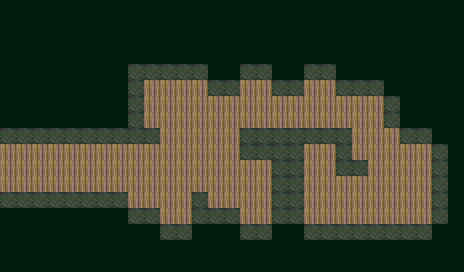

A 2D game scene composited from a Tiled map and its tileset images. What follows is a short description and the map's XML, with every tile layer's data as written:
An orthogonal 29x17 tile map with 16x16 px tiles, 4 tile layers (ground, ground2, foreground, wall).

<map version="1.0" orientation="orthogonal" width="29" height="17" tilewidth="16" tileheight="16">
 <tileset firstgid="1" name="mapchip" tilewidth="16" tileheight="16">
  <image source="tile/mapchip.png" width="1024" height="1024" />
 </tileset>
 <layer name="ground" width="29" height="17">
  <data encoding="csv">
2050,2050,2050,2050,2050,2050,2050,2050,2050,2050,2050,2050,2050,2050,2050,2050,2050,2050,2050,2050,2050,2050,2050,2050,2050,2050,2050,2050,2050,
2050,2050,2050,2050,2050,2050,2050,2050,2050,2050,2050,2050,2050,2050,2050,2050,2050,2050,2050,2050,2050,2050,2050,2050,2050,2050,2050,2050,2050,
2050,2050,2050,2050,2050,2050,2050,2050,2050,2050,2050,2050,2050,2050,2050,2050,2050,2050,2050,2050,2050,2050,2050,2050,2050,2050,2050,2050,2050,
2050,2050,2050,2050,2050,2050,2050,2050,2050,2050,2050,2050,2050,2050,2050,2050,2050,2050,2050,2050,2050,2050,2050,2050,2050,2050,2050,2050,2050,
2050,2050,2050,2050,2050,2050,2050,2050,2050,2050,2050,2050,2050,2050,2050,2050,2050,2050,2050,2050,2050,2050,2050,2050,2050,2050,2050,2050,2050,
2050,2050,2050,2050,2050,2050,2050,2050,2050,2402,2402,2402,2402,2050,2050,2402,2402,2050,2050,2402,2402,2050,2050,2050,2050,2050,2050,2050,2050,
2050,2050,2050,2050,2050,2050,2050,2050,2050,2402,2402,2402,2402,2402,2402,2402,2402,2402,2402,2402,2402,2402,2402,2402,2050,2050,2050,2050,2050,
2050,2050,2050,2050,2050,2050,2050,2050,2050,2402,2402,2402,2402,2402,2402,2402,2402,2402,2402,2402,2402,2402,2402,2402,2050,2050,2050,2050,2050,
2050,2050,2050,2050,2050,2050,2050,2050,2050,2050,2402,2402,2402,2402,2402,2050,2050,2050,2050,2050,2050,2050,2402,2402,2402,2050,2050,2050,2050,
2402,2402,2402,2402,2402,2402,2402,2402,2402,2402,2402,2402,2402,2402,2402,2050,2050,2050,2050,2402,2402,2050,2402,2402,2402,2402,2402,2050,2050,
2402,2402,2402,2402,2402,2402,2402,2402,2402,2402,2402,2402,2402,2402,2402,2402,2402,2050,2050,2402,2402,2050,2050,2402,2402,2402,2402,2050,2050,
2402,2402,2402,2402,2402,2402,2402,2402,2402,2402,2402,2402,2402,2402,2402,2402,2402,2050,2050,2402,2402,2402,2402,2402,2402,2402,2402,2050,2050,
2050,2050,2050,2050,2050,2050,2050,2050,2402,2402,2402,2402,2050,2402,2402,2402,2402,2050,2050,2402,2402,2402,2402,2402,2402,2402,2402,2050,2050,
2050,2050,2050,2050,2050,2050,2050,2050,2050,2050,2402,2402,2050,2050,2050,2402,2402,2050,2050,2402,2402,2402,2402,2402,2402,2402,2402,2050,2050,
2050,2050,2050,2050,2050,2050,2050,2050,2050,2050,2050,2050,2050,2050,2050,2050,2050,2050,2050,2050,2050,2050,2050,2050,2050,2050,2050,2050,2050,
2050,2050,2050,2050,2050,2050,2050,2050,2050,2050,2050,2050,2050,2050,2050,2050,2050,2050,2050,2050,2050,2050,2050,2050,2050,2050,2050,2050,2050,
2050,2050,2050,2050,2050,2050,2050,2050,2050,2050,2050,2050,2050,2050,2050,2050,2050,2050,2050,2050,2050,2050,2050,2050,2050,2050,2050,2050,2050
</data>
 </layer>
 <layer name="ground2" width="29" height="17">
  <data encoding="csv">
0,0,0,0,0,0,0,0,0,0,0,0,0,0,0,0,0,0,0,0,0,0,0,0,0,0,0,0,0,
0,0,0,0,0,0,0,0,0,0,0,0,0,0,0,0,0,0,0,0,0,0,0,0,0,0,0,0,0,
0,0,0,0,0,0,0,0,0,0,0,0,0,0,0,0,0,0,0,0,0,0,0,0,0,0,0,0,0,
0,0,0,0,0,0,0,0,0,0,0,0,0,0,0,0,0,0,0,0,0,0,0,0,0,0,0,0,0,
0,0,0,0,0,0,0,0,0,0,0,0,0,0,0,0,0,0,0,0,0,0,0,0,0,0,0,0,0,
0,0,0,0,0,0,0,0,0,0,0,0,0,0,0,0,0,0,0,0,0,0,0,0,0,0,0,0,0,
0,0,0,0,0,0,0,0,0,0,0,0,0,0,0,0,0,0,0,0,0,0,0,0,0,0,0,0,0,
0,0,0,0,0,0,0,0,0,0,0,0,0,0,0,0,0,0,0,0,0,0,0,0,0,0,0,0,0,
0,0,0,0,0,0,0,0,0,0,0,0,0,0,0,0,0,0,0,0,0,0,0,0,0,0,0,0,0,
0,0,0,0,0,0,0,0,0,0,0,0,0,0,0,0,0,0,0,0,0,0,0,0,0,0,0,0,0,
0,0,0,0,0,0,0,0,0,0,0,0,0,0,0,0,0,0,0,0,0,0,0,0,0,0,0,0,0,
0,0,0,0,0,0,0,0,0,0,0,0,0,0,0,0,0,0,0,0,0,0,0,0,0,0,0,0,0,
0,0,0,0,0,0,0,0,0,0,0,0,0,0,0,0,0,0,0,0,0,0,0,0,0,0,0,0,0,
0,0,0,0,0,0,0,0,0,0,0,0,0,0,0,0,0,0,0,0,0,0,0,0,0,0,0,0,0,
0,0,0,0,0,0,0,0,0,0,0,0,0,0,0,0,0,0,0,0,0,0,0,0,0,0,0,0,0,
0,0,0,0,0,0,0,0,0,0,0,0,0,0,0,0,0,0,0,0,0,0,0,0,0,0,0,0,0,
0,0,0,0,0,0,0,0,0,0,0,0,0,0,0,0,0,0,0,0,0,0,0,0,0,0,0,0,0
</data>
 </layer>
 <layer name="foreground" width="29" height="17">
  <data encoding="csv">
0,0,0,0,0,0,0,0,0,0,0,0,0,0,0,0,0,0,0,0,0,0,0,0,0,0,0,0,0,
0,0,0,0,0,0,0,0,0,0,0,0,0,0,0,0,0,0,0,0,0,0,0,0,0,0,0,0,0,
0,0,0,0,0,0,0,0,0,0,0,0,0,0,0,0,0,0,0,0,0,0,0,0,0,0,0,0,0,
0,0,0,0,0,0,0,0,0,0,0,0,0,0,0,0,0,0,0,0,0,0,0,0,0,0,0,0,0,
0,0,0,0,0,0,0,0,0,0,0,0,0,0,0,0,0,0,0,0,0,0,0,0,0,0,0,0,0,
0,0,0,0,0,0,0,0,0,0,0,0,0,0,0,0,0,0,0,0,0,0,0,0,0,0,0,0,0,
0,0,0,0,0,0,0,0,0,0,0,0,0,0,0,0,0,0,0,0,0,0,0,0,0,0,0,0,0,
0,0,0,0,0,0,0,0,0,0,0,0,0,0,0,0,0,0,0,0,0,0,0,0,0,0,0,0,0,
0,0,0,0,0,0,0,0,0,0,0,0,0,0,0,0,0,0,0,0,0,0,0,0,0,0,0,0,0,
0,0,0,0,0,0,0,0,0,0,0,0,0,0,0,0,0,0,0,0,0,0,0,0,0,0,0,0,0,
0,0,0,0,0,0,0,0,0,0,0,0,0,0,0,0,0,0,0,0,0,0,0,0,0,0,0,0,0,
0,0,0,0,0,0,0,0,0,0,0,0,0,0,0,0,0,0,0,0,0,0,0,0,0,0,0,0,0,
0,0,0,0,0,0,0,0,0,0,0,0,0,0,0,0,0,0,0,0,0,0,0,0,0,0,0,0,0,
0,0,0,0,0,0,0,0,0,0,0,0,0,0,0,0,0,0,0,0,0,0,0,0,0,0,0,0,0,
0,0,0,0,0,0,0,0,0,0,0,0,0,0,0,0,0,0,0,0,0,0,0,0,0,0,0,0,0,
0,0,0,0,0,0,0,0,0,0,0,0,0,0,0,0,0,0,0,0,0,0,0,0,0,0,0,0,0,
0,0,0,0,0,0,0,0,0,0,0,0,0,0,0,0,0,0,0,0,0,0,0,0,0,0,0,0,0
</data>
 </layer>
 <layer name="wall" width="29" height="17">
  <data encoding="csv">
0,0,0,0,0,0,0,0,0,0,0,0,0,0,0,0,0,0,0,0,0,0,0,0,0,0,0,0,0,
0,0,0,0,0,0,0,0,0,0,0,0,0,0,0,0,0,0,0,0,0,0,0,0,0,0,0,0,0,
0,0,0,0,0,0,0,0,0,0,0,0,0,0,0,0,0,0,0,0,0,0,0,0,0,0,0,0,0,
0,0,0,0,0,0,0,0,0,0,0,0,0,0,0,0,0,0,0,0,0,0,0,0,0,0,0,0,0,
0,0,0,0,0,0,0,0,1354,1354,1354,1354,1354,0,0,1354,1354,0,0,1354,1354,0,0,0,0,0,0,0,0,
0,0,0,0,0,0,0,0,1354,0,0,0,0,1354,1354,0,0,1354,1354,0,0,1354,1354,1354,0,0,0,0,0,
0,0,0,0,0,0,0,0,1354,0,0,0,0,0,0,0,0,0,0,0,0,0,0,0,1354,0,0,0,0,
0,0,0,0,0,0,0,0,1354,0,0,0,0,0,0,0,0,0,0,0,0,0,0,0,1354,0,0,0,0,
1354,1354,1354,1354,1354,1354,1354,1354,1354,1354,0,0,0,0,0,1354,1354,1354,1354,1354,1354,1354,0,0,0,1354,1354,0,0,
0,0,0,0,0,0,0,0,0,0,0,0,0,0,0,1354,1354,1354,1354,0,0,1354,0,0,0,0,0,1354,0,
0,0,0,0,0,0,0,0,0,0,0,0,0,0,0,0,0,1354,1354,0,0,1354,1354,0,0,0,0,1354,0,
0,0,0,0,0,0,0,0,0,0,0,0,0,0,0,0,0,1354,1354,0,0,0,0,0,0,0,0,1354,0,
1354,1354,1354,1354,1354,1354,1354,1354,0,0,0,0,1354,0,0,0,0,1354,1354,0,0,0,0,0,0,0,0,1354,0,
0,0,0,0,0,0,0,0,1354,1354,0,0,1354,1354,1354,0,0,1354,1354,0,0,0,0,0,0,0,0,1354,0,
0,0,0,0,0,0,0,0,0,0,1354,1354,0,0,0,1354,1354,0,0,1354,1354,1354,1354,1354,1354,1354,1354,0,0,
0,0,0,0,0,0,0,0,0,0,0,0,0,0,0,0,0,0,0,0,0,0,0,0,0,0,0,0,0,
0,0,0,0,0,0,0,0,0,0,0,0,0,0,0,0,0,0,0,0,0,0,0,0,0,0,0,0,0
</data>
 </layer>
</map>
